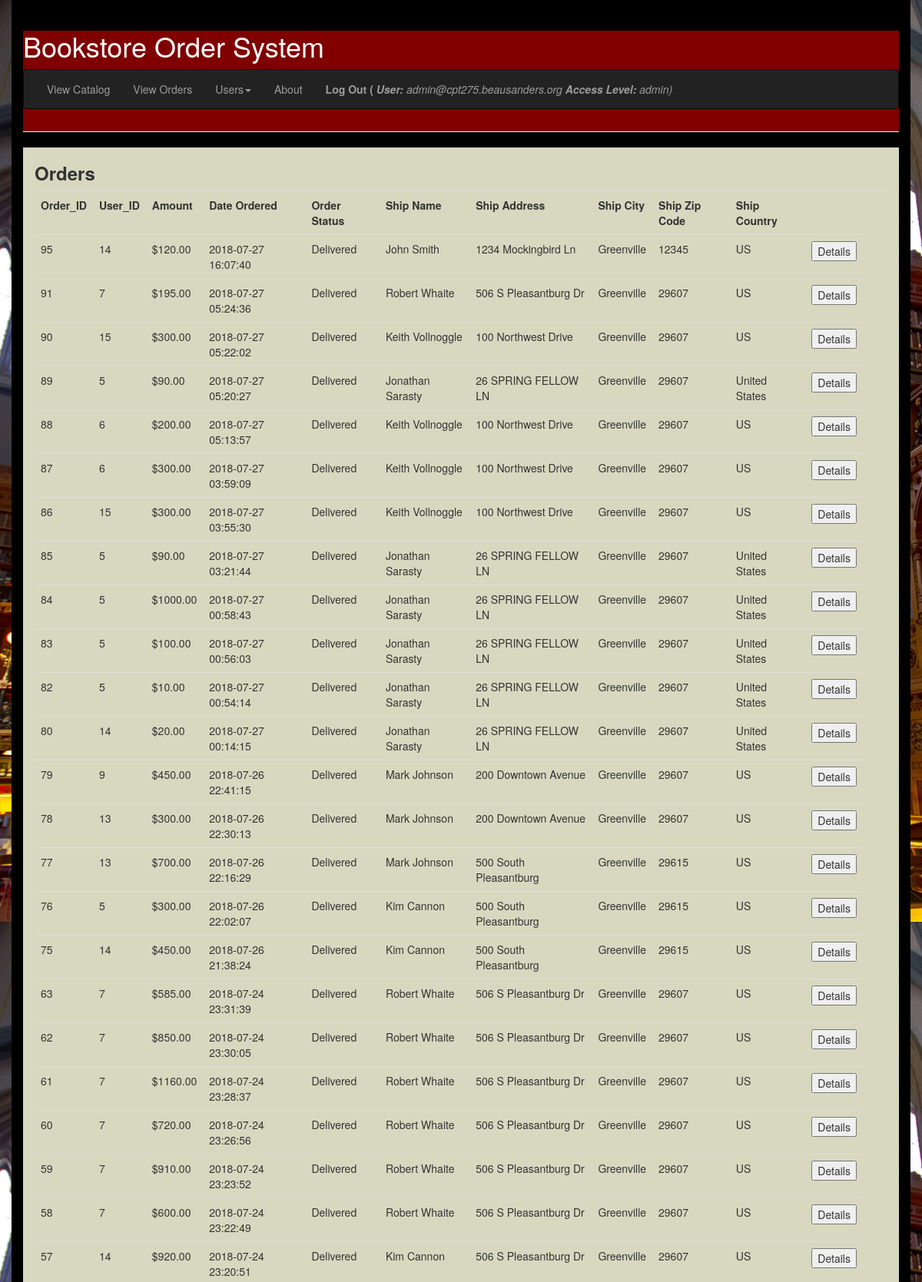
Screenshot of /home/cptadmin/public_html/vieworders.php (signed in, upper part) with the database file from the repository.
### tables this page shows
CREATE TABLE `orders` (
  `orderid` int(10) unsigned NOT NULL AUTO_INCREMENT,
  `user_id` int(10) unsigned NOT NULL,
  `amount` decimal(6,2) DEFAULT NULL,
  `semester` text NOT NULL,
  `campus` varchar(40) NOT NULL,
  `course_code` text NOT NULL,
  `course_start` date NOT NULL,
  `quantity` tinyint(4) NOT NULL,
  `date` timestamp NOT NULL DEFAULT CURRENT_TIMESTAMP,
  `ship_name` char(60) NOT NULL,
  `ship_address` char(80) NOT NULL,
  `ship_city` char(30) NOT NULL,
  `ship_zip_code` char(10) NOT NULL,
  `ship_country` char(20) NOT NULL,
  `book_isbn` varchar(20) NOT NULL,
  `comments` text NOT NULL,
  `confirmation_number` int(11) NOT NULL,
  PRIMARY KEY (`orderid`)
);

### home/cptadmin/public_html/vieworders.php (the view, shortened to what this page needs)
<?php
include "header.php";
if ($_SESSION['access_level']== "instructor")
{
$sql = 'SELECT * FROM orders WHERE user_id = "'.$_SESSION['user_id'].'" ORDER BY date DESC';
$result = $conn->query($sql);
}
else {
$sql = "SELECT * FROM orders ORDER BY date DESC";
$result = $conn->query($sql);
}
?>
<div class="table-responsive">
    <h3><b>Orders</b></h3>
<table class="table">
<tr>
    <th>Order_ID</th>
    <th>User_ID</th>
    <th>Amount</th>
    <th>Date Ordered</th>
    <th>Order Status</th>
    <th>Ship Name</th>
    <th>Ship Address</th>
    <th>Ship City</th>
    <th>Ship Zip Code</th>
    <th>Ship Country</th>
    <th></th>
    <th></th>
    <th></th>
  </tr>
<?php
$t= time();
$current_time = date("Y-m-d H:i",$t);
while($row = $result->fetch_assoc()) {
$date1=date_create("$current_time");
$date2=date_create($row["date"]);
$diff=date_diff($date1,$date2);
$diff = $diff->format("%a");
if ($diff <1){
$diff="Pending";
}
elseif ($diff <2){
$diff="Processing" ;
}
elseif ($diff <3){
$diff="Shipped";
}
elseif ($diff >=3){
$diff="Delivered";
}
else{
$diff = "N/A";
}
echo "<tr>
         <td>".$row["orderid"]. "</td>" .
        "<td>".$row["user_id"]. "</td>" .
        "<td>$".$row["amount"] . "</td> "  .
        "<td>".$row["date"] . "</td> "  .
        "<td>".$diff. "</td> "  .
        "<td>".$row["ship_name"] . "</td> "  .
        "<td>".$row["ship_address"] . "</td> "  .
        "<td>".$row["ship_city"] . "</td> "  .
        "<td>".$row["ship_zip_code"] . "</td> "  .
        "<td>".$row["ship_country"] . "</td>" ?>
        <td> <?php
        include"order_details_button.php";
        ?></td>  <?php
    }
?>
</table>
</div>
<?php
include "footer.php";
?>

### home/cptadmin/public_html/order_details_button.php (shortened to what this page needs)
<?php
if($_SESSION['access_level']== "admin"||
   $_SESSION['access_level']== "director"||
   $_SESSION['access_level']== "depthead"||
   $_SESSION['access_level']== "instructor"){
?>
<div>
	<form action="order_details.php" method="POST">
		<input type="submit" value="Details" />
	</form>
</div>
<?php
;}
?>

### rows the page displays
orders: orderid "95", user "14", amount "120.00", date "2018-07-27 16:07:40", date "Delivered", ship_name "John Smith", ship_address "1234 Mockingbird Ln", ship_city "Greenville", ship_zip_code "12345", ship_country "US"
orders: orderid "91", user "7", amount "195.00", date "2018-07-27 05:24:36", date "Delivered", ship_name "Robert Whaite", ship_address "506 S Pleasantburg Dr", ship_city "Greenville", ship_zip_code "29607", ship_country "US"
orders: orderid "90", user "15", amount "300.00", date "2018-07-27 05:22:02", date "Delivered", ship_name "Keith Vollnoggle", ship_address "100 Northwest Drive", ship_city "Greenville", ship_zip_code "29607", ship_country "US"
orders: orderid "89", user "5", amount "90.00", date "2018-07-27 05:20:27", date "Delivered", ship_name "Jonathan Sarasty", ship_address "26 SPRING FELLOW LN", ship_city "Greenville", ship_zip_code "29607", ship_country "United States"
orders: orderid "88", user "6", amount "200.00", date "2018-07-27 05:13:57", date "Delivered", ship_name "Keith Vollnoggle", ship_address "100 Northwest Drive", ship_city "Greenville", ship_zip_code "29607", ship_country "US"
orders: orderid "87", user "6", amount "300.00", date "2018-07-27 03:59:09", date "Delivered", ship_name "Keith Vollnoggle", ship_address "100 Northwest Drive", ship_city "Greenville", ship_zip_code "29607", ship_country "US"
orders: orderid "86", user "15", amount "300.00", date "2018-07-27 03:55:30", date "Delivered", ship_name "Keith Vollnoggle", ship_address "100 Northwest Drive", ship_city "Greenville", ship_zip_code "29607", ship_country "US"
orders: orderid "85", user "5", amount "90.00", date "2018-07-27 03:21:44", date "Delivered", ship_name "Jonathan Sarasty", ship_address "26 SPRING FELLOW LN", ship_city "Greenville", ship_zip_code "29607", ship_country "United States"
orders: orderid "84", user "5", amount "1000.00", date "2018-07-27 00:58:43", date "Delivered", ship_name "Jonathan Sarasty", ship_address "26 SPRING FELLOW LN", ship_city "Greenville", ship_zip_code "29607", ship_country "United States"
orders: orderid "83", user "5", amount "100.00", date "2018-07-27 00:56:03", date "Delivered", ship_name "Jonathan Sarasty", ship_address "26 SPRING FELLOW LN", ship_city "Greenville", ship_zip_code "29607", ship_country "United States"
orders: orderid "82", user "5", amount "10.00", date "2018-07-27 00:54:14", date "Delivered", ship_name "Jonathan Sarasty", ship_address "26 SPRING FELLOW LN", ship_city "Greenville", ship_zip_code "29607", ship_country "United States"
orders: orderid "80", user "14", amount "20.00", date "2018-07-27 00:14:15", date "Delivered", ship_name "Jonathan Sarasty", ship_address "26 SPRING FELLOW LN", ship_city "Greenville", ship_zip_code "29607", ship_country "United States"
orders: orderid "79", user "9", amount "450.00", date "2018-07-26 22:41:15", date "Delivered", ship_name "Mark Johnson", ship_address "200 Downtown Avenue", ship_city "Greenville", ship_zip_code "29607", ship_country "US"
orders: orderid "78", user "13", amount "300.00", date "2018-07-26 22:30:13", date "Delivered", ship_name "Mark Johnson", ship_address "200 Downtown Avenue", ship_city "Greenville", ship_zip_code "29607", ship_country "US"
orders: orderid "77", user "13", amount "700.00", date "2018-07-26 22:16:29", date "Delivered", ship_name "Mark Johnson", ship_address "500 South Pleasantburg", ship_city "Greenville", ship_zip_code "29615", ship_country "US"
orders: orderid "76", user "5", amount "300.00", date "2018-07-26 22:02:07", date "Delivered", ship_name "Kim Cannon", ship_address "500 South Pleasantburg", ship_city "Greenville", ship_zip_code "29615", ship_country "US"
orders: orderid "75", user "14", amount "450.00", date "2018-07-26 21:38:24", date "Delivered", ship_name "Kim Cannon", ship_address "500 South Pleasantburg", ship_city "Greenville", ship_zip_code "29615", ship_country "US"
orders: orderid "63", user "7", amount "585.00", date "2018-07-24 23:31:39", date "Delivered", ship_name "Robert Whaite", ship_address "506 S Pleasantburg Dr", ship_city "Greenville", ship_zip_code "29607", ship_country "US"
orders: orderid "62", user "7", amount "850.00", date "2018-07-24 23:30:05", date "Delivered", ship_name "Robert Whaite", ship_address "506 S Pleasantburg Dr", ship_city "Greenville", ship_zip_code "29607", ship_country "US"
orders: orderid "61", user "7", amount "1160.00", date "2018-07-24 23:28:37", date "Delivered", ship_name "Robert Whaite", ship_address "506 S Pleasantburg Dr", ship_city "Greenville", ship_zip_code "29607", ship_country "US"
orders: orderid "60", user "7", amount "720.00", date "2018-07-24 23:26:56", date "Delivered", ship_name "Robert Whaite", ship_address "506 S Pleasantburg Dr", ship_city "Greenville", ship_zip_code "29607", ship_country "US"
orders: orderid "59", user "7", amount "910.00", date "2018-07-24 23:23:52", date "Delivered", ship_name "Robert Whaite", ship_address "506 S Pleasantburg Dr", ship_city "Greenville", ship_zip_code "29607", ship_country "US"
orders: orderid "58", user "7", amount "600.00", date "2018-07-24 23:22:49", date "Delivered", ship_name "Robert Whaite", ship_address "506 S Pleasantburg Dr", ship_city "Greenville", ship_zip_code "29607", ship_country "US"
orders: orderid "57", user "14", amount "920.00", date "2018-07-24 23:20:51", date "Delivered", ship_name "Kim Cannon", ship_address "506 S Pleasantburg Dr", ship_city "Greenville", ship_zip_code "29607", ship_country "US"

### other values shown
$_SESSION['username'] "admin@cpt275.beausanders.org"
$_SESSION['access_level'] "admin"
